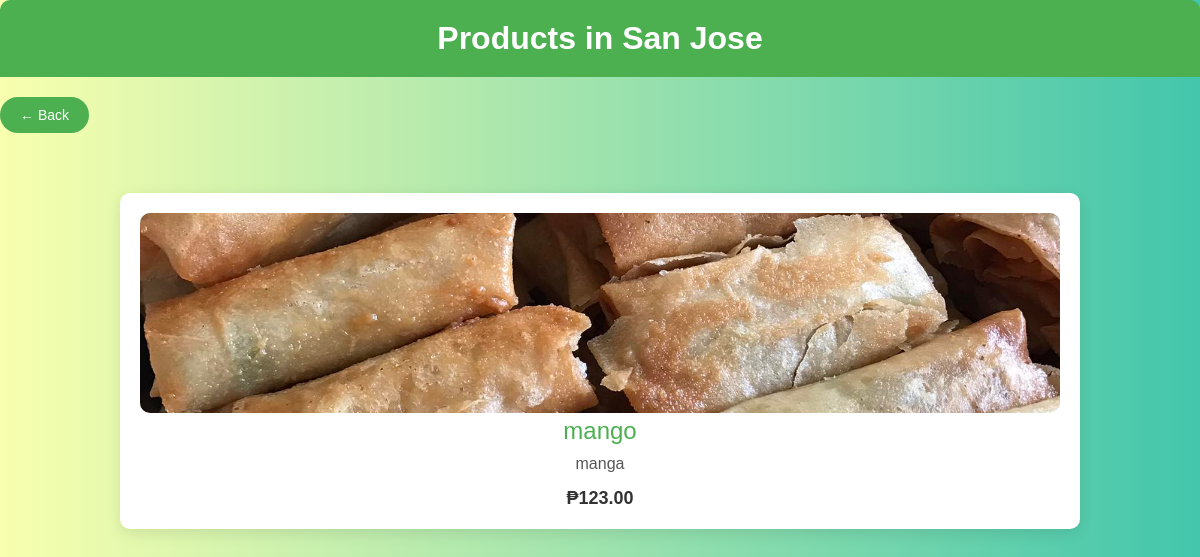
/barangay_products.php?barangay_id=4 (signed in), run on the app's committed database.
### tables this page shows
CREATE TABLE `barangays` (
  `id` int(11) NOT NULL,
  `name` varchar(100) NOT NULL
);

CREATE TABLE `products` (
  `id` int(11) NOT NULL,
  `product_name` varchar(255) DEFAULT NULL,
  `price` decimal(10,2) DEFAULT NULL,
  `description` text DEFAULT NULL,
  `category_id` int(11) DEFAULT NULL,
  `barangay_id` int(11) DEFAULT NULL,
  `image_path` varchar(255) DEFAULT NULL
);

### barangay_products.php (the view, shortened to what this page needs)
<?php
$conn = new mysqli("localhost", "root", "", "agrilink");
$barangay_id = isset($_GET['barangay_id']) ? $_GET['barangay_id'] : 0;
$barangay_name = '';
$products = [];
if ($barangay_id) {
    $barangay_query = "SELECT name FROM barangays WHERE id = ?";
    $stmt = $conn->prepare($barangay_query);
    $stmt->bind_param("i", $barangay_id);
    $stmt->execute();
    $result = $stmt->get_result();
    if ($result->num_rows > 0) {
        $barangay_name = $result->fetch_assoc()['name'];
    }
    $product_query = "SELECT * FROM products WHERE barangay_id = ?";
    $stmt = $conn->prepare($product_query);
    $stmt->bind_param("i", $barangay_id);
    $stmt->execute();
    $products = $stmt->get_result();
}
?>
<!DOCTYPE html>
<html lang="en">
<head>
</head>
<body>
    <h1>Products in <?php echo htmlspecialchars($barangay_name); ?></h1>
    <a href="barangay.php" class="back-btn">&larr; Back</a>
    <div class="container">
        <?php if ($products->num_rows > 0) { ?>
            <div class="product-grid">
                <?php while ($product = $products->fetch_assoc()) { ?>
                    <div class="product-card">
                        <?php if (!empty($product['image_path'])) { ?>
                            <img src="<?php echo $product['image_path']; ?>" alt="Product Image">
                        <?php } else { ?>
                            <img src="default-image.jpg" alt="No Image Available">
                        <?php } ?>
                        <div class="product-title"><?php echo $product['product_name']; ?></div>
                        <div class="product-description"><?php echo $product['description']; ?></div>
                        <div class="product-price">₱<?php echo number_format($product['price'], 2); ?></div>
                    </div>
                <?php } ?>
            </div>
        <?php } else { ?>
            <p>No products found in this barangay.</p>
        <?php } ?>
    </div>
</body>
</html>

### barangay_products.php (style rules this page uses)
body { font-family: Arial, sans-serif; background: linear-gradient(to right, #f8ffae, #43c6ac); margin: 0; padding: 0; color: #333; }
h1 { text-align: center; background-color: #4CAF50; color: white; padding: 20px; margin: 0; border-radius: 10px 10px 0 0; }
.container { width: 80%; margin: 20px auto; padding: 20px; }
.product-card { background-color: white; border-radius: 10px; box-shadow: 0 4px 15px rgba(0, 0, 0, 0.1); padding: 20px; margin-bottom: 20px; transition: all 0.3s ease-in-out; text-align: center; }
.product-card img { width: 100%; max-height: 200px; object-fit: cover; border-radius: 10px; }
.product-title { font-size: 24px; color: #4CAF50; margin-bottom: 10px; }
.product-description { font-size: 16px; color: #555; margin-bottom: 15px; }
.product-price { font-size: 18px; font-weight: bold; color: #333; }
.product-grid { display: grid; grid-template-columns: repeat(auto-fit, minmax(250px, 1fr)); gap: 20px; }
.back-btn { display: inline-block; margin: 20px 0; padding: 10px 20px; background-color: #4CAF50; color: white; border: none; border-radius: 25px; cursor: pointer; text-align: center; font-size: 14px; text-decoration: none; transition: background-color 0.3s; }

### data on the page
barangays: name "San Jose"
products: image_path (picture), product_name "mango", description "manga", price "123.00"
